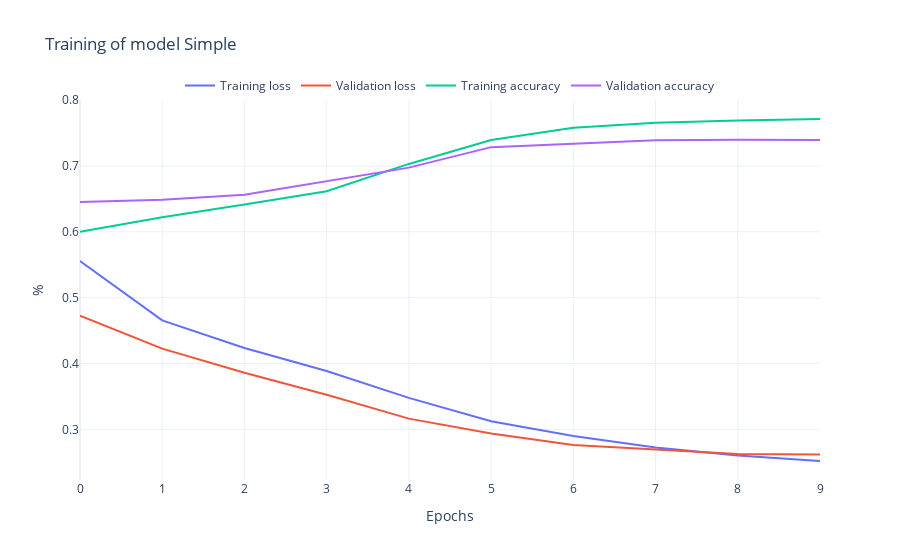

The notebook cell this image was saved under:
### Markdown cell above
#### Plot the training and validation loss

### Code cell
rst.plot_history(history_simple, "Simple")

### Figure 1 — Plotly figure (JSON) as saved in the notebook; plotly's stock layout.template omitted (floating-point values rounded to 4 significant figures)
{"data": [{"mode": "lines", "name": "Training loss", "type": "scatter", "y": [0.5558, 0.4655, 0.4236, 0.3886, 0.3478, 0.3123, 0.2899, 0.2725, 0.2604, 0.252]}, {"mode": "lines", "name": "Validation loss", "type": "scatter", "y": [0.4727, 0.4226, 0.3859, 0.3526, 0.3163, 0.2937, 0.2763, 0.2693, 0.2625, 0.2619]}, {"mode": "lines", "name": "Training accuracy", "type": "scatter", "y": [0.6003, 0.6221, 0.6414, 0.6617, 0.7031, 0.7395, 0.7582, 0.7656, 0.7691, 0.7714]}, {"mode": "lines", "name": "Validation accuracy", "type": "scatter", "y": [0.6452, 0.6488, 0.6565, 0.6767, 0.6975, 0.7286, 0.7337, 0.7391, 0.7399, 0.7395]}], "layout": {"legend": {"bgcolor": "rgba(255,255,255,0.5)", "orientation": "h", "x": 0.5, "xanchor": "center", "y": 1, "yanchor": "bottom"}, "title": {"text": "Training of model Simple"}, "xaxis": {"title": {"text": "Epochs"}}, "yaxis": {"title": {"text": "%"}}}}
